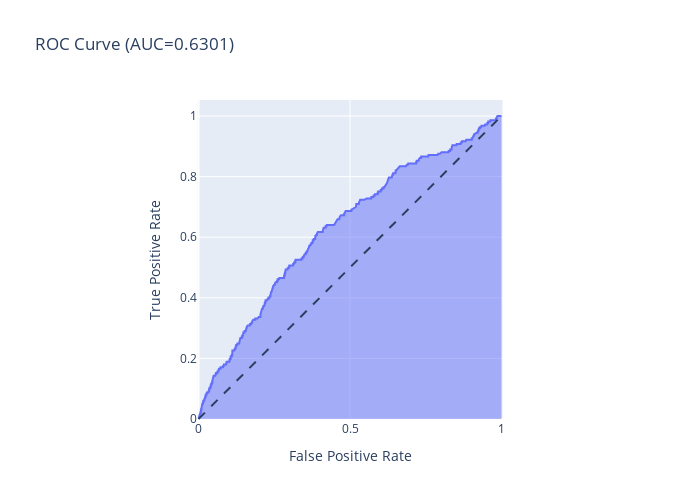

Source (notebook cell):
### Code cell
from sklearn.metrics import roc_curve, auc


fpr, tpr, thresholds = roc_curve(y_7244,  gb.predict_proba(X_7244)[:,1])

#Plot ROC AUC Curve 
fig = px.area(
    x=fpr, y=tpr,
    title=f'ROC Curve (AUC={auc(fpr, tpr):.4f})',
    labels=dict(x='False Positive Rate', y='True Positive Rate'),
    width=700, height=500
)
fig.add_shape(
    type='line', line=dict(dash='dash'),
    x0=0, x1=1, y0=0, y1=1
)

fig.update_yaxes(scaleanchor="x", scaleratio=1)
fig.update_xaxes(constrain='domain')
fig.show()

### Figure 1 — Plotly figure (JSON) as saved in the notebook; plotly's stock layout.template omitted (floating-point values rounded to 4 significant figures; data arrays with more than 128 entries replaced by an {"elided": "..."} marker saying what was removed)
{"data": [{"hovertemplate": "False Positive Rate=%{x}<br>True Positive Rate=%{y}<extra></extra>", "legendgroup": "", "line": {"color": "#636efa"}, "mode": "lines", "name": "", "orientation": "v", "showlegend": false, "stackgroup": "1", "type": "scatter", "x": {"elided": "4692 float values"}, "xaxis": "x", "y": {"elided": "4692 float values"}, "yaxis": "y"}], "layout": {"height": 500, "legend": {"tracegroupgap": 0}, "shapes": [{"line": {"dash": "dash"}, "type": "line", "x0": 0, "x1": 1, "y0": 0, "y1": 1}], "title": {"text": "ROC Curve (AUC=0.6301)"}, "width": 700, "xaxis": {"anchor": "y", "constrain": "domain", "domain": [0, 1], "title": {"text": "False Positive Rate"}}, "yaxis": {"anchor": "x", "domain": [0, 1], "scaleanchor": "x", "scaleratio": 1, "title": {"text": "True Positive Rate"}}}}
